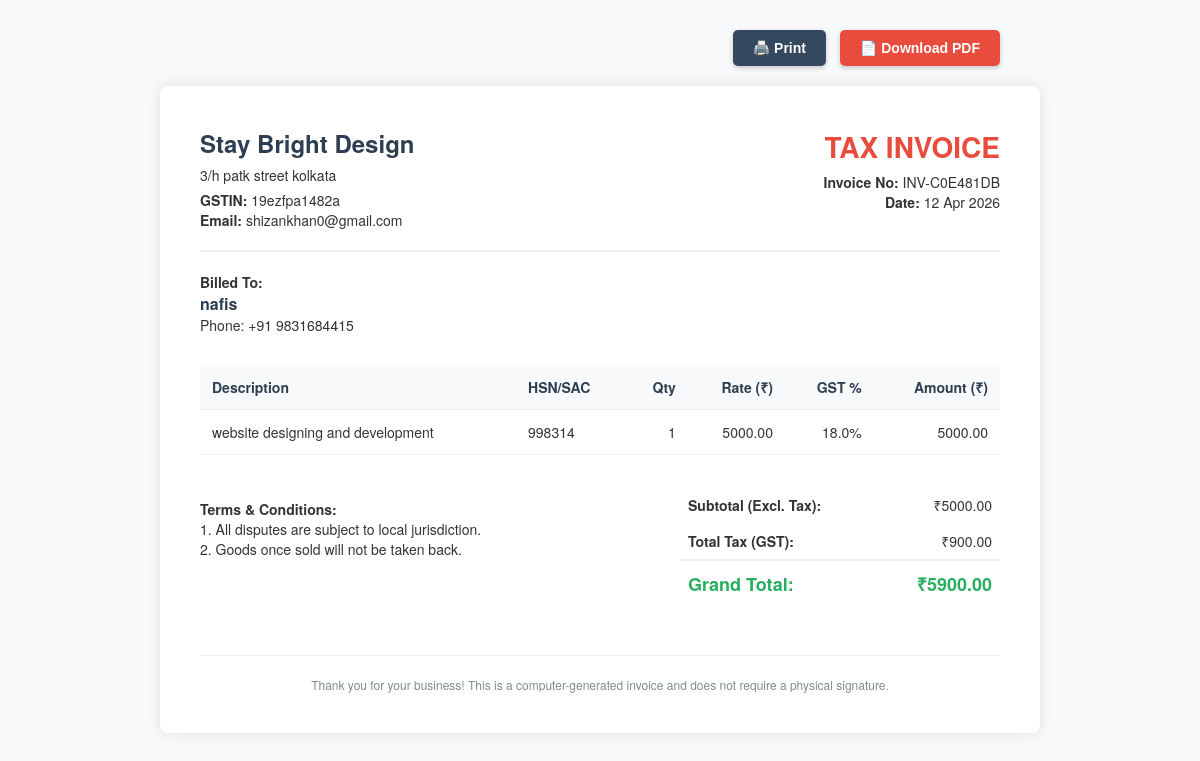
Page /billing/public/invoice/INV-C0E481DB on the committed database.
### core/models.py (models this page shows)
class Company(db.Model):
    __tablename__ = 'companies'
    id = db.Column(db.Integer, primary_key=True)
    name = db.Column(db.String(100), nullable=False)
    login_id = db.Column(db.String(50), unique=True, nullable=False)
    password_hash = db.Column(db.String(255), nullable=False)
    logo_path = db.Column(db.String(255), nullable=True)
    address = db.Column(db.Text, nullable=True)
    gstin = db.Column(db.String(50), nullable=True)
    email = db.Column(db.String(100), nullable=True)
    created_at = db.Column(db.DateTime, default=datetime.utcnow)
    products = db.relationship('Product', backref='company', lazy=True)
    customers = db.relationship('Customer', backref='company', lazy=True)
    invoices = db.relationship('Invoice', backref='company', lazy=True)

class Invoice(db.Model):
    __tablename__ = 'invoices'
    id = db.Column(db.Integer, primary_key=True)
    company_id = db.Column(db.Integer, db.ForeignKey('companies.id'), nullable=False) # ISOLATION
    invoice_number = db.Column(db.String(50), unique=True, nullable=False)
    customer_id = db.Column(db.Integer, db.ForeignKey('customers.id'), nullable=False)
    subtotal = db.Column(db.Float, nullable=False)
    discount_type = db.Column(db.String(10))
    discount_value = db.Column(db.Float, default=0.0)
    total_tax = db.Column(db.Float, nullable=False)
    grand_total = db.Column(db.Float, nullable=False)
    created_at = db.Column(db.DateTime, default=datetime.utcnow)
    items = db.relationship('InvoiceItem', backref='invoice', lazy=True)

class Customer(db.Model):
    __tablename__ = 'customers'
    id = db.Column(db.Integer, primary_key=True)
    company_id = db.Column(db.Integer, db.ForeignKey('companies.id'), nullable=False) # ISOLATION
    name = db.Column(db.String(100), nullable=False)
    phone_number = db.Column(db.String(15), nullable=False) # Removed unique=True so diff companies can have same customer
    created_at = db.Column(db.DateTime, default=datetime.utcnow)
    invoices = db.relationship('Invoice', backref='customer', lazy=True)

class InvoiceItem(db.Model):
    __tablename__ = 'invoice_items'
    id = db.Column(db.Integer, primary_key=True)
    invoice_id = db.Column(db.Integer, db.ForeignKey('invoices.id'), nullable=False)
    product_id = db.Column(db.Integer, db.ForeignKey('products.id'), nullable=False)
    quantity = db.Column(db.Integer, nullable=False)
    price_at_purchase = db.Column(db.Float, nullable=False)
    gst_percentage_at_purchase = db.Column(db.Float, nullable=False)
    product = db.relationship('Product')

class Product(db.Model):
    __tablename__ = 'products'
    id = db.Column(db.Integer, primary_key=True)
    company_id = db.Column(db.Integer, db.ForeignKey('companies.id'), nullable=False) # ISOLATION
    name = db.Column(db.String(200), nullable=False)
    current_price = db.Column(db.Float, nullable=False)
    hsn_code = db.Column(db.String(20), nullable=True)
    gst_percentage = db.Column(db.Float, default=0.0)
    image_path = db.Column(db.String(255), nullable=True)

### core/billing/routes.py (the view)
@billing_bp.route('/public/invoice/<invoice_number>')
def public_view_invoice(invoice_number):
    invoice = Invoice.query.filter_by(invoice_number=invoice_number).first_or_404()
    return render_template('billing/invoice_template.html', invoice=invoice, is_public=True)

### core/templates/billing/invoice_template.html (shortened to what this page needs)
<!DOCTYPE html>
<html lang="en">
<head>
</head>
<body>
<div class="action-buttons no-print">
    <button class="btn btn-print" onclick="window.print()">🖨️ Print</button>
    <button class="btn btn-download" onclick="downloadPDF()">📄 Download PDF</button>
</div>
<div class="invoice-box" id="invoice-content">
    <div class="header">
        <div class="header-left">
            <div class="company-name">{{ invoice.company.name }}</div>
            <div style="white-space: pre-wrap; margin-bottom: 5px;">{{ invoice.company.address }}</div>
            <div><strong>GSTIN:</strong> {{ invoice.company.gstin }}</div>
            <div><strong>Email:</strong> {{ invoice.company.email }}</div>
        </div>
        <div class="header-right">
            <div class="invoice-title">Tax Invoice</div>
            <div><strong>Invoice No:</strong> {{ invoice.invoice_number }}</div>
            <div><strong>Date:</strong> {{ invoice.created_at.strftime('%d %b %Y') }}</div>
        </div>
    </div>
    <div class="billing-info">
        <div class="billed-to">
            <strong>Billed To:</strong><br>
            <span style="font-size: 16px; font-weight: bold; color: #2c3e50;">{{ invoice.customer.name }}</span><br>
            Phone: +91 {{ invoice.customer.phone_number }}<br>
        </div>
    </div>
    <table class="items">
        <thead>
            <tr>
                <th>Description</th>
                <th>HSN/SAC</th>
                <th class="right">Qty</th>
                <th class="right">Rate (₹)</th>
                <th class="right">GST %</th>
                <th class="right">Amount (₹)</th>
            </tr>
        </thead>
        <tbody>
            {% for item in invoice.items %}
            <tr>
                <td>{{ item.product.name }}</td>
                <td>{{ item.product.hsn_code or 'N/A' }}</td>
                <td class="right">{{ item.quantity }}</td>
                <td class="right">{{ "%.2f"|format(item.price_at_purchase) }}</td>
                <td class="right">{{ item.gst_percentage_at_purchase }}%</td>
                <td class="right">
                    {{ "%.2f"|format(item.price_at_purchase * item.quantity) }}
                </td>
            </tr>
            {% endfor %}
        </tbody>
    </table>
    <div class="totals-box">
        <div class="totals-space">
            <p><strong>Terms & Conditions:</strong><br>
            1. All disputes are subject to local jurisdiction.<br>
            2. Goods once sold will not be taken back.</p>
        </div>
        <div class="totals-calc">
            <table class="totals-table">
                <tr>
                    <td class="label">Subtotal (Excl. Tax):</td>
                    <td>₹{{ "%.2f"|format(invoice.subtotal) }}</td>
                </tr>
                <tr>
                    <td class="label">Total Tax (GST):</td>
                    <td>₹{{ "%.2f"|format(invoice.total_tax) }}</td>
                </tr>
                <tr>
                    <td class="label grand-total">Grand Total:</td>
                    <td class="grand-total">₹{{ "%.2f"|format(invoice.grand_total) }}</td>
                </tr>
            </table>
        </div>
    </div>
    <div class="footer">
        Thank you for your business! This is a computer-generated invoice and does not require a physical signature.
    </div>
</div>
</body>
</html>

### core/templates/billing/invoice_template.html (style rules this page uses)
body { font-family: 'Helvetica Neue', 'Helvetica', Helvetica, Arial, sans-serif; color: #333; background-color: #f8f9fa; margin: 0; padding: 30px; font-size: 14px; }
.action-buttons { max-width: 800px; margin: 0 auto 20px auto; text-align: right; }
.btn { padding: 10px 20px; margin-left: 10px; border: none; border-radius: 5px; cursor: pointer; font-weight: bold; color: white; font-size: 14px; box-shadow: 0 2px 5px rgba(0,0,0,0.2); transition: 0.2s; text-decoration: none; }
.btn-print { background-color: #34495e; }
.btn-download { background-color: #e74c3c; }
.invoice-box { background-color: #fff; max-width: 800px; margin: auto; padding: 40px; border-radius: 8px; box-shadow: 0 0 15px rgba(0, 0, 0, 0.1); }
.header { width: 100%; display: table; padding-bottom: 20px; border-bottom: 2px solid #eee; margin-bottom: 20px; }
.header-left { display: table-cell; text-align: left; vertical-align: top; }
.header-right { display: table-cell; text-align: right; vertical-align: top; }
.company-name { font-size: 24px; font-weight: bold; color: #2c3e50; margin-bottom: 5px; }
.invoice-title { font-size: 28px; font-weight: bold; color: #e74c3c; margin-bottom: 5px; text-transform: uppercase; }
.billing-info { width: 100%; display: table; margin-bottom: 30px; }
.billed-to { display: table-cell; text-align: left; width: 50%; }
table.items { width: 100%; border-collapse: collapse; margin-bottom: 30px; }
table.items th, table.items td { padding: 12px; border-bottom: 1px solid #eee; text-align: left; }
table.items th { background-color: #f8f9fa; font-weight: bold; color: #2c3e50; }
table.items td.right, table.items th.right { text-align: right; }
.totals-box { width: 100%; display: table; }
.totals-space { display: table-cell; width: 60%; }
.totals-calc { display: table-cell; width: 40%; }
.totals-table { width: 100%; border-collapse: collapse; }
.totals-table td { padding: 8px; text-align: right; }
.totals-table td.label { font-weight: bold; text-align: left; }
.grand-total { font-size: 18px; font-weight: bold; color: #27ae60; border-top: 2px solid #eee; padding-top: 10px !important; }
.footer { margin-top: 50px; text-align: center; color: #7f8c8d; font-size: 12px; border-top: 1px solid #eee; padding-top: 20px; }

### rows in the picture
Company: company.name "Stay Bright Design", company.address "3/h patk street kolkata", company.gstin "19ezfpa1482a", company.email "shizankhan0@gmail.com"
Invoice: invoice_number "INV-C0E481DB", created_at "12 Apr 2026", subtotal "5000.00", total_tax "900.00", grand_total "5900.00"
Customer: customer.name "nafis", customer.phone_number "9831684415"
InvoiceItem: product.name "website designing and development", product "998314", quantity "1", price_at_purchase "5000.00", gst_percentage_at_purchase "18.0", item.price_at_purchase*item.quantity "5000.00"
